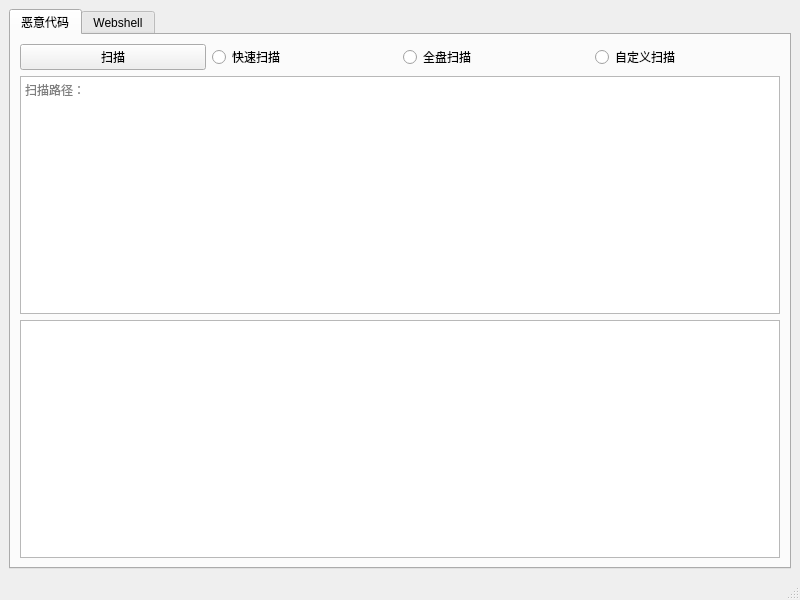
<?xml version="1.0" encoding="UTF-8"?>
<ui version="4.0">
 <class>MainWindow</class>
 <widget class="QMainWindow" name="MainWindow">
  <property name="geometry">
   <rect>
    <x>0</x>
    <y>0</y>
    <width>800</width>
    <height>600</height>
   </rect>
  </property>
  <property name="windowTitle">
   <string>MainWindow</string>
  </property>
  <widget class="QWidget" name="centralwidget">
   <layout class="QGridLayout" name="gridLayout">
    <item row="0" column="0">
     <layout class="QHBoxLayout" name="horizontalLayout">
      <item>
       <widget class="QTabWidget" name="tabWidget">
        <property name="currentIndex">
         <number>0</number>
        </property>
        <widget class="QWidget" name="tab">
         <attribute name="title">
          <string>恶意代码</string>
         </attribute>
         <layout class="QGridLayout" name="gridLayout_2">
          <item row="0" column="0">
           <layout class="QHBoxLayout" name="horizontalLayout_2">
            <item>
             <widget class="QPushButton" name="pushButton">
              <property name="text">
               <string>扫描</string>
              </property>
             </widget>
            </item>
            <item>
             <widget class="QRadioButton" name="radioButton">
              <property name="text">
               <string>快速扫描</string>
              </property>
             </widget>
            </item>
            <item>
             <widget class="QRadioButton" name="radioButton_2">
              <property name="text">
               <string>全盘扫描</string>
              </property>
             </widget>
            </item>
            <item>
             <widget class="QRadioButton" name="radioButton_3">
              <property name="text">
               <string>自定义扫描</string>
              </property>
             </widget>
            </item>
           </layout>
          </item>
          <item row="1" column="0">
           <widget class="QTextEdit" name="textEdit">
            <property name="placeholderText">
             <string>扫描路径：</string>
            </property>
           </widget>
          </item>
          <item row="2" column="0">
           <widget class="QTableView" name="resultTableView"/>
          </item>
         </layout>
        </widget>
        <widget class="QWidget" name="tab_2">
         <attribute name="title">
          <string>Webshell</string>
         </attribute>
        </widget>
       </widget>
      </item>
     </layout>
    </item>
   </layout>
  </widget>
  <widget class="QMenuBar" name="menubar">
   <property name="geometry">
    <rect>
     <x>0</x>
     <y>0</y>
     <width>800</width>
     <height>21</height>
    </rect>
   </property>
  </widget>
  <widget class="QStatusBar" name="statusbar"/>
 </widget>
 <resources/>
 <connections/>
</ui>
